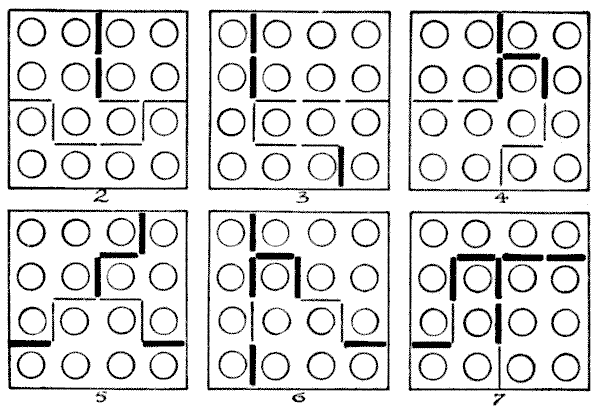
#> input picture 275/figures_du_livre.png, 600 x 413 px
$ python relire_figures.py
#> lines starting #> are read from the running program, lines starting #| are printed output that depends on the picture; after the words box and inside, x2 and y2 are one past the last pixel; in counts of white or black regions, pixels touching at a corner belong together
#!/usr/bin/env python3
"""N° 275 THE SIXTEEN SHEEP : relecture, aux pixels, des six dessins du corrigé de Dudeney (figures_du_livre.png, gravure de 1917).
Seize moutons dans un carré 4 × 4, enfermés au départ par neuf claies. Pour chaque dessin n (2 à 7), Dudeney déplace n claies
(traits épais) pour obtenir trois enclos de 6, 6 et 4 moutons, toujours avec neuf claies. On mesure l'encre de chaque cloison.
    python3 relire_figures.py"""
import os
from collections import Counter
import numpy as np
from PIL import Image

# cases (r, c) ; cloisons intérieures : ('h', r, c) entre (r, c) et (r+1, c) ; ('v', r, c) entre (r, c) et (r, c+1)
A = [("h", r, c) for r in range(3) for c in range(4)] + [("v", r, c) for r in range(4) for c in range(3)]
cote = lambda e: ((e[1], e[2]), (e[1] + 1, e[2])) if e[0] == "h" else ((e[1], e[2]), (e[1], e[2] + 1))
init = {("h", 1, 0), ("h", 1, 1), ("h", 1, 2), ("h", 1, 3), ("v", 2, 0), ("v", 2, 2), ("h", 2, 1), ("h", 2, 2), ("v", 3, 1)}   # le départ

def regions(murs):
    comp, n = {}, 0
    for r in range(4):
        for c in range(4):
            if (r, c) in comp: continue
            comp[(r, c)] = n; pile = [(r, c)]
            while pile:
                x = pile.pop()
                for e in A:
                    if e in murs: continue
                    a, b = cote(e)
                    y = b if a == x else a if b == x else None
                    if y is not None and y not in comp: comp[y] = n; pile.append(y)
            n += 1
    return comp

def juge(nom, murs, epais):
    comp = regions(murs)
    utiles = all(comp[cote(e)[0]] != comp[cote(e)[1]] for e in murs)    # aucune claie inutile au milieu d'un enclos
    tailles = sorted(Counter(comp.values()).values())
    print("  %-10s claies %d ; enclos %s ; claies toutes utiles %s ; épaisses %d, toutes hors du départ %s ; fines = claies du départ %s"
          % (nom, len(murs), tailles, utiles, len(epais), epais <= set(A) - init, (murs - epais) <= init))
    return tailles == [4, 6, 6] and utiles and len(murs) == 9 and epais == murs - init

ici = os.path.dirname(os.path.abspath(__file__))
im = np.array(Image.open(os.path.join(ici, "figures_du_livre.png")).convert("L")) < 110
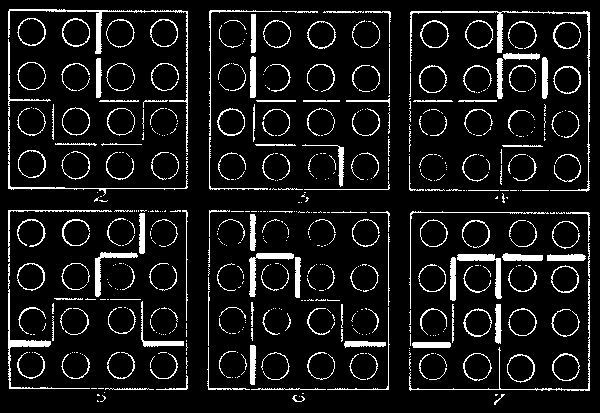
#> im: shape (413, 600) bool; 9.4% white in thin lines or dots
cadres = {2: (0, 0, 200, 195), 3: (200, 0, 400, 195), 4: (400, 0, 600, 195), 5: (0, 200, 200, 395), 6: (200, 200, 400, 395), 7: (400, 200, 600, 395)}
CORRIGES = {4: (10, 188, 12, 190), 6: (8, 188, 12, 189)}   # bord du carré relevé à la main : la détection automatique s'y trompe

print("témoin, le départ lui-même :", "accepté (ERREUR)" if juge("départ", set(init), set()) else "refusé")
def lire(im, n):
    """Cloisons présentes et cloisons épaisses du dessin n, lues aux pixels."""
    x0, y0, x1, y1 = cadres[n]
    sub = im[y0:y1, x0:x1]
    cols, rows = sub.sum(0), sub.sum(1)
    xs = [i for i, v in enumerate(cols) if v > 0.64 * sub.shape[0]]; ys = [i for i, v in enumerate(rows) if v > 0.64 * sub.shape[1]]
    L, R, T, B = CORRIGES.get(n, (min(xs), max(xs), min(ys), max(ys)))
    cw, ch = (R - L) / 4, (B - T) / 4
    mesure = {}                                     # cloison -> (épaisseur du trait, part de la cloison couverte d'encre)
    for r in range(3):
        for c in range(4):
            y = T + (r + 1) * ch; band = sub[int(y - 6):int(y + 7), int(L + c * cw + cw * .25):int(L + (c + 1) * cw - cw * .25)]
            mesure[("h", r, c)] = (band.any(1).sum(), band.mean(1).max())
    for r in range(4):
        for c in range(3):
            x = L + (c + 1) * cw; band = sub[int(T + r * ch + ch * .25):int(T + (r + 1) * ch - ch * .25), int(x - 6):int(x + 7)]
            mesure[("v", r, c)] = (band.any(0).sum(), band.mean(0).max())
    murs = {e for e, (w, cov) in mesure.items() if cov > 0.3}
    epais = {e for e in murs if mesure[e][0] >= 5}
    return murs, epais, (L, T, cw, ch)

for n in cadres:
    murs, epais, _ = lire(im, n)
    ok = juge("dessin %d" % n, murs, epais)
    print("    → valide :", ok, "; nombre de claies épaisses = numéro du dessin :", len(epais) == n)
#> this loop made 6 passes
#> (xs in lire, ys in lire, L in lire, R in lire, T in lire, B in lire, cw in lire, ch in lire) on passes 1, 5, 6: ([8, 9, 186, 187], [10, 11, 188], 8, 187, 10, 188, 44.75, 44.5), ([51, 52, 188], [189], 8, 188, 12, 189, 45, 44.25), ([10, 188, 189], [12, 58, 59, 189], 10, 189, 12, 189, 44.75, 44.25)
#> (xs in lire, L in lire, R in lire, T in lire, B in lire, cw in lire, ch in lire) on passes 3 to 4: ([188], 10, 188, 12, 190, 44.5, 44.5), ([8, 9, 186], 8, 186, 10, 188, 44.5, 44.5)
#|     → valide : True ; nombre de claies épaisses = numéro du dessin : True
#|     → valide : True ; nombre de claies épaisses = numéro du dessin : True
#|     → valide : True ; nombre de claies épaisses = numéro du dessin : True
#|     → valide : True ; nombre de claies épaisses = numéro du dessin : True
#|     → valide : True ; nombre de claies épaisses = numéro du dessin : True
#|     → valide : True ; nombre de claies épaisses = numéro du dessin : True
#> pass 1, in lire, `sub = im[y0:y1, x0:x1]`:
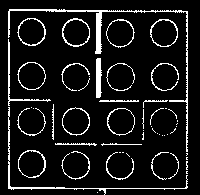
#> sub: shape (195, 200) bool; 9.6% white in thin lines or dots, all inside (x1, y1, x2, y2) = (8, 9, 188, 195)
#> pass 2, in lire (call 2), `sub = im[y0:y1, x0:x1]`:
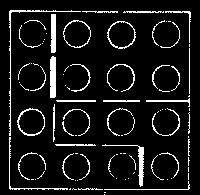
#> sub: shape (195, 200) bool; 8.9% white in thin lines or dots, all inside (x1, y1, x2, y2) = (9, 10, 191, 195)
#> pass 3, in lire (call 3), `sub = im[y0:y1, x0:x1]`:
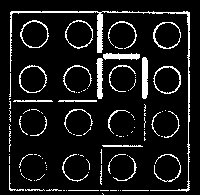
#> sub: shape (195, 200) bool; 10% white in thin lines or dots, all inside (x1, y1, x2, y2) = (9, 11, 190, 195)

# témoin aux pixels : on efface à la gomme une claie fine du dessin 2 ; la relecture doit refuser le dessin
murs, epais, (L, T, cw, ch) = lire(im, 2)
#> epais = 2 items; L = 8; T = 10; cw = 44.75; ch = 44.5
e = sorted(murs - epais)[0]; t = im.copy(); x0, y0 = cadres[2][:2]
#> after `e = sorted(murs - epais)[0]`: e = ('h', 1, 0)
if e[0] == "h": y = int(y0 + T + (e[1] + 1) * ch); t[y - 6:y + 7, int(x0 + L + e[2] * cw + 3):int(x0 + L + (e[2] + 1) * cw - 3)] = False
#> after `y = int(y0 + T + (e[1] + 1) * ch)`: y = 99
#> after `t[y - 6:y + 7, int(x0 + L + e[2] * cw + 3):int(x0 + L + (e[2] + 1) * c`: t: shape (413, 600) bool; 9.4% white in thin lines or dots
else: x = int(x0 + L + (e[2] + 1) * cw); t[int(y0 + T + e[1] * ch + 3):int(y0 + T + (e[1] + 1) * ch - 3), x - 6:x + 7] = False
m2, e2, _ = lire(t, 2)
#> m2 = 8 items; e2 = 2 items
print("témoin, dessin 2 avec la claie", e, "effacée :", "accepté (ERREUR)" if juge("témoin", m2, e2) else "refusé")
#|   témoin     claies 8 ; enclos [4, 12] ; claies toutes utiles False ; épaisses 2, toutes hors du départ True ; fines = claies du départ True
#| témoin, dessin 2 avec la claie ('h', 1, 0) effacée : refusé
